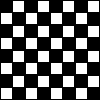
Frame 1 (no input)
Frame 60 (the mouse pressed at the canvas centre just before this capture): identical to frame 1, image omitted
Frame 120 (the mouse held since frame 60 and released just before this capture): identical to frame 1, image omitted

The Processing sketch that drew this single still picture (run headless with seeded random() and noise(); from frame 60 on, the mouse is pressed at the canvas centre):

// Processing sketch: TaskSix
// ── TaskSix.pde
int[][] board = new int[8][8];
void setup() {
  for (int i = 0; i < board.length; i++) {
    for (int j = 0; j < board[i].length; j++) {
      if ((i+j)%2 == 0) {
        board[i][j] = 1;
      } else {
        board[i][j] = 0;
      }
    }
  }
}

void draw() {
  for (int i = 0; i < board.length; i++) {
    for (int j = 0; j < board[i].length; j++) {
      if (board[i][j]>0) {
        fill(0);
      } else {
        fill(255);
      }
      rect(i*width/8,j*height/8,width/8,height/8);
    }
  }
}
